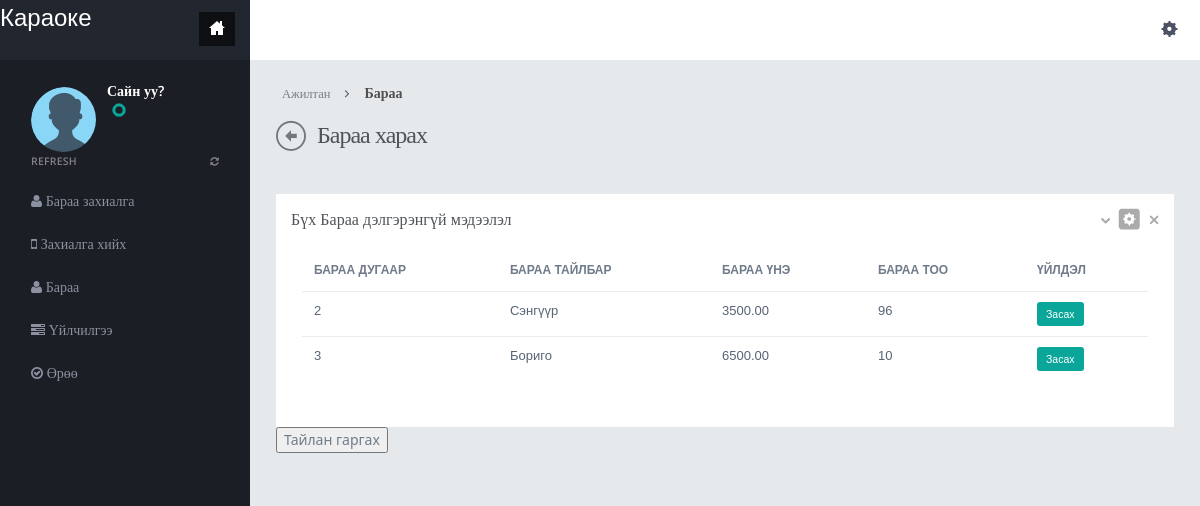
Before: /product.php with the older database file.
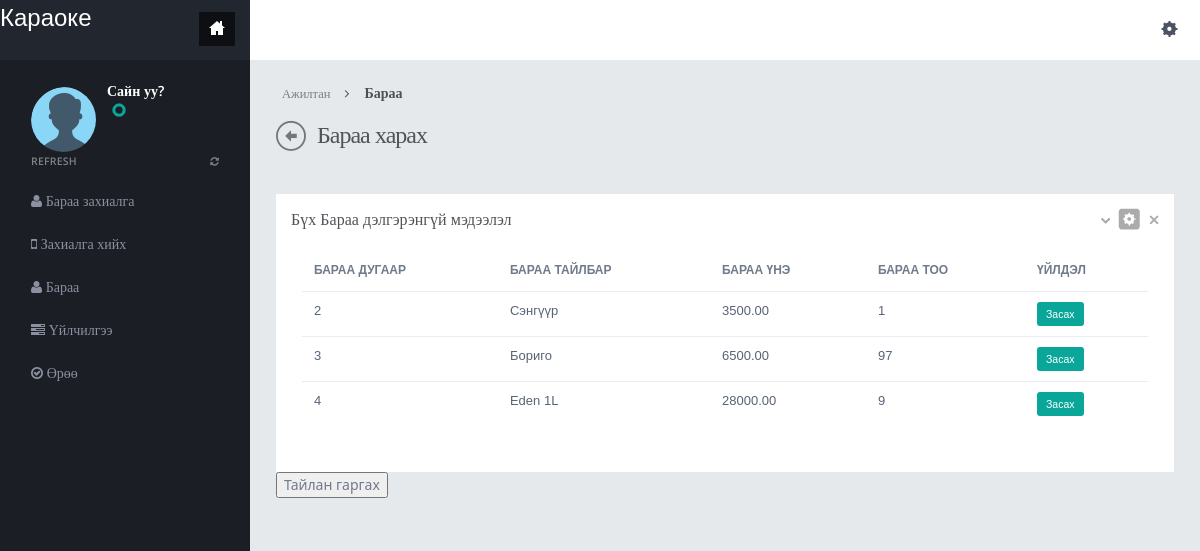
After: the same page with the newer database file.
### tables this page shows
CREATE TABLE `products` (
  `ProductID` int(11) NOT NULL,
  `Name` varchar(255) DEFAULT NULL,
  `Price` decimal(10,2) DEFAULT NULL,
  `Quantity` int(11) DEFAULT NULL
);

### product.php (the view, shortened to what this page needs)
<?php
include("dbconnection.php");
?>
<!DOCTYPE html>
<html>
<head>
<link href="assets/plugins/pace/pace-theme-flash.css" rel="stylesheet" type="text/css" media="screen"/>
<link href="assets/plugins/bootstrap-wysihtml5/bootstrap-wysihtml5.css" rel="stylesheet" type="text/css"/>
<link href="assets/plugins/boostrapv3/css/bootstrap.min.css" rel="stylesheet" type="text/css"/>
<link href="assets/plugins/boostrapv3/css/bootstrap-theme.min.css" rel="stylesheet" type="text/css"/>
<link href="assets/plugins/font-awesome/css/font-awesome.css" rel="stylesheet" type="text/css"/>
<link href="assets/css/animate.min.css" rel="stylesheet" type="text/css"/>
<link href="assets/plugins/jquery-scrollbar/jquery.scrollbar.css" rel="stylesheet" type="text/css"/>
<link href="assets/css/style.css" rel="stylesheet" type="text/css"/>
<link href="assets/css/responsive.css" rel="stylesheet" type="text/css"/>
<link href="assets/css/custom-icon-set.css" rel="stylesheet" type="text/css"/>
</head>
<body class="">
<?php include("header.php");?>
<div class="page-container row">
  <?php include("leftbar.php");?>
    </div>
  </div>
  <div class="page-content">
    <div class="content">
      <ul class="breadcrumb">
        <li>
          <p>Ажилтан</p>
        </li>
        <li><a href="#" class="active">Бараа</a></li>
      </ul>
      <div class="page-title"> <i class="icon-custom-left"></i>
        <h3>Бараа харах</h3>
      </div>
      <br>
      <div class="row">
                    <div class="col-md-12">
                        <div class="row">
                            <div class="col-md-12">
                                <div class="grid simple ">
                                    <div class="grid-title no-border">
                                        	<h4>Бүх Бараа дэлгэрэнгүй мэдээлэл</h4>
                                        <div class="tools">	<a href="javascript:;" class="collapse"></a>
											<a href="product-regist.php"  class="config"></a>
											<a href="javascript:;" class="remove"></a>
                                        </div>
                                    </div>
                                    <div class="grid-body no-border">
                                            <table class="table table-hover no-more-tables" id="dataTable">
                                                <thead>
                                                    <tr>
                                                        <th>Бараа дугаар</th>
                                                        <th>Бараа тайлбар</th>
                                                        <th>Бараа үнэ</th>
                                                        <th>Бараа тоо</th>
                                                        <th>Үйлдэл</th>
                                                    </tr>
                                                </thead>
                                                <tbody>
                                                <?php $ret=mysqli_query($con,"select * from products");
												while($row=mysqli_fetch_array($ret))
												{
												?>
                                                    <tr>
                                                        <td><?php echo $row['ProductID'];?></td>
                                                        <td><?php echo $row['Name'];?></td>
                                                        <td><?php echo $row['Price'];?></td>
                                                        <td><?php echo $row['Quantity'];?></td>
                                                          <td>
    <form name="abc" action="" method="post">
        <a href="edit-product.php?id=<?php echo $row['ProductID'];?>" class="btn btn-primary btn-xs btn-mini">Засах</a>
    </form>
</td>
                                                    </tr>
                                                    <?php  } ?>
                                                </tbody>
                                            </table>
                                    </div>
                                     <?php
                                     if($_SESSION['Roll'] == 'reseption'){ ?>
                                    <?php } else {?>
                                      <button id="exportButton">Тайлан гаргах</button>
                                    <?php } ?>
                                </div>
                            </div>
                        </div>
                    </div>
					</div>
                </div>
            </div>
        </div>
</body>
</html>

Changed rows visible on the page:
changed products "Сэнгүүр": Quantity "96" → "1"
changed products "Бориго": Quantity "10" → "97"
added products: ProductID "4", Name "Eden 1L", Price "28000.00", Quantity "9"
